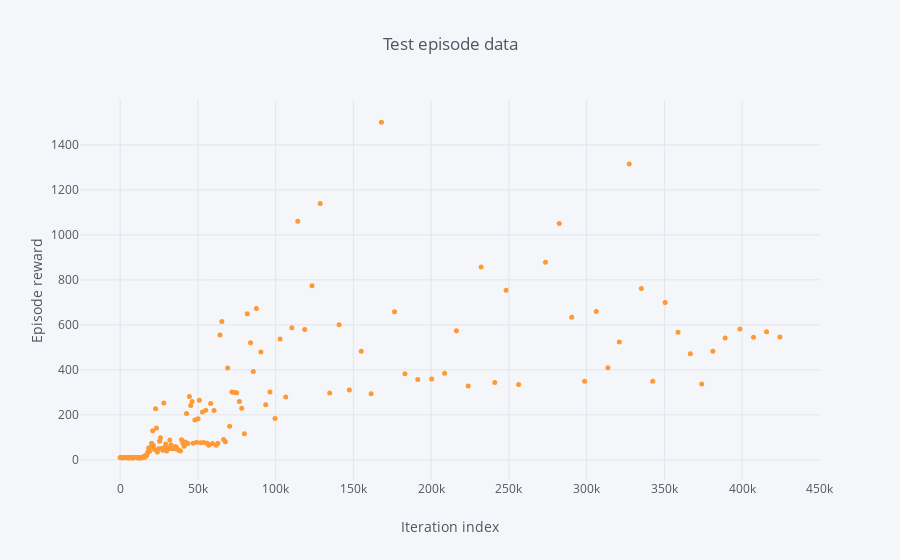

Here is the notebook cell this chart was saved with:
### Code cell
datadf[['iteration','value']].iplot(
    x='iteration',
    y='value',
    xTitle='Iteration index',
    yTitle='Episode reward',
    title='Test episode data',
    kind='scatter',
    mode='markers',
    size=5,
)

### Figure 1 — Plotly figure (JSON) as saved in the notebook; plotly's stock layout.template omitted (floating-point values rounded to 4 significant figures; data arrays with more than 128 entries replaced by an {"elided": "..."} marker saying what was removed)
{"data": [{"line": {"color": "rgba(255, 153, 51, 1.0)", "dash": "solid", "width": 1.3}, "marker": {"size": 5, "symbol": "dot"}, "mode": "markers", "name": "value", "text": "", "type": "scatter", "x": {"elided": "161 int values"}, "y": {"elided": "161 int values"}}], "layout": {"legend": {"bgcolor": "#F5F6F9", "font": {"color": "#4D5663"}}, "paper_bgcolor": "#F5F6F9", "plot_bgcolor": "#F5F6F9", "title": "Test episode data", "titlefont": {"color": "#4D5663"}, "xaxis1": {"gridcolor": "#E1E5ED", "showgrid": true, "tickfont": {"color": "#4D5663"}, "title": "Iteration index", "titlefont": {"color": "#4D5663"}, "zerolinecolor": "#E1E5ED"}, "yaxis1": {"gridcolor": "#E1E5ED", "showgrid": true, "tickfont": {"color": "#4D5663"}, "title": "Episode reward", "titlefont": {"color": "#4D5663"}, "zerolinecolor": "#E1E5ED"}}}
